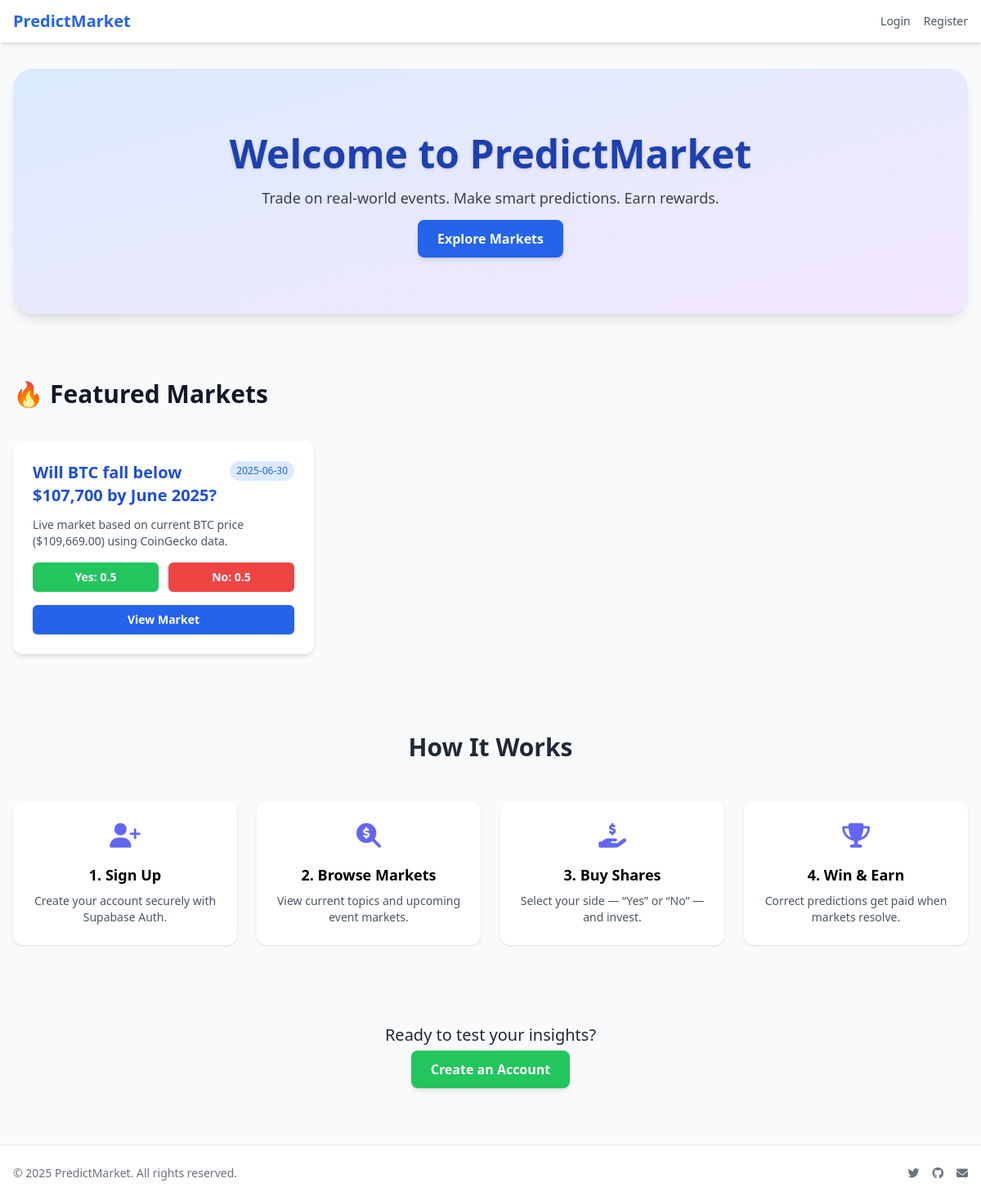
The page / on the database its author committed.
### models/models.py (models this page shows)
class Market(db.Model):
    __tablename__ = 'markets'
    id = db.Column(db.String, primary_key=True, default=lambda: str(uuid.uuid4()))
    title = db.Column(db.String, nullable=False)
    description = db.Column(db.Text)
    end_date = db.Column(db.DateTime)
    is_featured = db.Column(db.Boolean, default=False)
    status = db.Column(db.Enum(MarketStatus), default=MarketStatus.active)
    outcome = db.Column(db.Enum(Outcome), nullable=True)
    created_at = db.Column(db.DateTime, default=datetime.utcnow)
    price_yes = db.Column(db.Float, nullable=False, default=0.5)
    price_no = db.Column(db.Float, nullable=False, default=0.5)

### app.py (the view)
@app.route('/')
def home():
    featured_markets = Market.query \
        .filter(Market.status == 'active') \
        .filter(Market.end_date > datetime.utcnow()) \
        .order_by(Market.created_at.desc()) \
        .limit(6) \
        .all()
    return render_template('home.html', featured_markets=featured_markets)

### templates/home.html (shortened to what this page needs)
{% extends "base.html" %}
{% block content %}
<section class="text-center py-20 px-6 bg-gradient-to-br from-blue-100 to-purple-100 rounded-3xl shadow-lg animate-fade-in-up">
    <h1 class="text-5xl font-extrabold text-blue-800 mb-4 drop-shadow">Welcome to PredictMarket</h1>
    <p class="text-lg text-gray-700 mb-6 max-w-2xl mx-auto">Trade on real-world events. Make smart predictions. Earn rewards.</p>
    <a href="/markets" class="bg-blue-600 hover:bg-blue-700 text-white font-semibold px-6 py-3 rounded-lg shadow-md transition">
        Explore Markets
    </a>
</section>
<section class="mt-20 animate-fade-in-up">
    <h2 class="text-3xl font-bold text-gray-900 mb-10 flex items-center gap-2">
        <span>🔥</span> Featured Markets
    </h2>
    {% if featured_markets %}
    <div class="grid grid-cols-1 sm:grid-cols-2 lg:grid-cols-3 gap-8">
        {% for market in featured_markets %}
        <div class="bg-white rounded-xl shadow-md p-6 flex flex-col justify-between h-full transition hover:-translate-y-1 hover:shadow-xl">
            <div class="flex justify-between items-start mb-3">
                <h3 class="text-xl font-semibold text-blue-700 hover:underline">
                    <a href="/market/{{ market.id }}">{{ market.title }}</a>
                </h3>
                <span class="text-xs bg-blue-100 text-blue-600 px-2 py-1 rounded-full whitespace-nowrap">
                    {{ market.end_date.strftime('%Y-%m-%d') }}
                </span>
            </div>
            <p class="text-gray-600 text-sm mb-4">{{ market.description }}</p>
            <div class="flex justify-between gap-3 mb-4">
                <div class="flex-1 bg-green-500 text-white text-center py-2 rounded-md font-semibold text-sm">
                    Yes: {{ market.price_yes or '0.00' }}
                </div>
                <div class="flex-1 bg-red-500 text-white text-center py-2 rounded-md font-semibold text-sm">
                    No: {{ market.price_no or '0.00' }}
                </div>
            </div>
            <a href="/market/{{ market.id }}" class="text-center bg-blue-600 hover:bg-blue-700 text-white text-sm font-semibold px-4 py-2 rounded-md shadow transition">
                View Market
            </a>
        </div>
        {% endfor %}
    </div>
    {% else %}
    <div class="bg-white rounded-lg p-6 shadow text-center text-gray-600 text-lg">
        No featured markets available at the moment. Please check back soon!
    </div>
    {% endif %}
</section>
<section class="mt-24 animate-fade-in-up delay-100">
    <h2 class="text-3xl font-bold text-center text-gray-800 mb-12">How It Works</h2>
    <div class="grid grid-cols-1 md:grid-cols-4 gap-6 text-center">
        {% set steps = [
            ('fa-user-plus', 'Sign Up', 'Create your account securely with Supabase Auth.'),
            ('fa-search-dollar', 'Browse Markets', 'View current topics and upcoming event markets.'),
            ('fa-hand-holding-usd', 'Buy Shares', 'Select your side — “Yes” or “No” — and invest.'),
            ('fa-trophy', 'Win & Earn', 'Correct predictions get paid when markets resolve.')
        ] %}
        {% for icon, title, desc in steps %}
        <div class="bg-white p-6 rounded-xl shadow hover:scale-105 transition">
            <i class="fas {{ icon }} text-3xl text-indigo-500 mb-4"></i>
            <h3 class="text-lg font-semibold mb-2">{{ loop.index }}. {{ title }}</h3>
            <p class="text-gray-600 text-sm">{{ desc }}</p>
        </div>
        {% endfor %}
    </div>
</section>
<section class="mt-24 text-center animate-fade-in-up delay-200">
    <p class="text-xl text-gray-800 font-medium mb-4">Ready to test your insights?</p>
    <a href="/register" class="bg-green-500 hover:bg-green-600 text-white px-6 py-3 font-semibold rounded-lg shadow-md transition">
        Create an Account
    </a>
</section>
{% endblock %}

### templates/base.html (shortened to what this page needs)
<!DOCTYPE html>
<html lang="en">
<head>
    <script src="https://cdn.tailwindcss.com"></script>
    <link rel="stylesheet" href="https://cdnjs.cloudflare.com/ajax/libs/font-awesome/6.4.0/css/all.min.css">
</head>
<body class="bg-gray-50 min-h-screen flex flex-col justify-between relative overflow-x-hidden">
    <nav class="bg-white shadow-md z-10">
        <div class="max-w-7xl mx-auto px-4 py-3 flex justify-between items-center">
            <a href="/" class="text-xl font-bold text-blue-600 hover:text-blue-800 transition">PredictMarket</a>
            <div class="flex items-center space-x-4">
                {% if session.get('user') %}
                    {% if session['user'].get('is_admin') %}
                        <a href="/admin" class="text-sm text-blue-600 hover:underline font-semibold">Admin</a>
                    {% endif %}
                    <a href="/logout" class="text-sm text-gray-600 hover:text-gray-900 transition">Logout</a>
                {% else %}
                    <a href="/login" class="text-sm text-gray-600 hover:text-gray-900 transition">Login</a>
                    <a href="/register" class="text-sm text-gray-600 hover:text-gray-900 transition">Register</a>
                {% endif %}
            </div>
        </div>
    </nav>
    <main class="max-w-7xl mx-auto px-4 py-8 w-full flex-grow z-10">
        {% block content %}{% endblock %}
    </main>
    <footer class="bg-white border-t shadow-sm mt-12 z-10">
        <div class="max-w-7xl mx-auto px-4 py-6 flex flex-col md:flex-row justify-between items-center text-sm text-gray-500">
            <p>&copy; {{ current_year or 2025 }} PredictMarket. All rights reserved.</p>
            <div class="flex space-x-4 mt-2 md:mt-0">
                <a href="https://twitter.com" class="hover:text-blue-500"><i class="fab fa-twitter"></i></a>
                <a href="https://github.com" class="hover:text-gray-800"><i class="fab fa-github"></i></a>
                <a href="mailto:support@predictmarket.com" class="hover:text-red-500"><i class="fas fa-envelope"></i></a>
            </div>
        </div>
    </footer>
</body>
</html>

### templates/home.html (style rules this page uses)
.animate-fade-in-up { animation: fade-in-up 0.8s ease-out both; }
.animate-fade-in-up.delay-100 { animation-delay: 0.1s; }
.animate-fade-in-up.delay-200 { animation-delay: 0.2s; }

### rows shown on the page
Market: title "Will BTC fall below $107,700 by June 2025?", end_date "2025-06-30", description "Live market based on current BTC price ($109,669.00) using CoinGecko data.", price_yes "0.5", price_no "0.5"

### other values the page prints
{{ title }} "Sign Up" "Browse Markets" "Buy Shares" "Win & Earn"
{{ desc }} "Create your account securely with Supabase Auth." "View current topics and upcoming event markets." "Select your side — “Yes” or “No” — and invest." "Correct predictions get paid when markets resolve."
{{ current_year or 2025 }} "2025"
